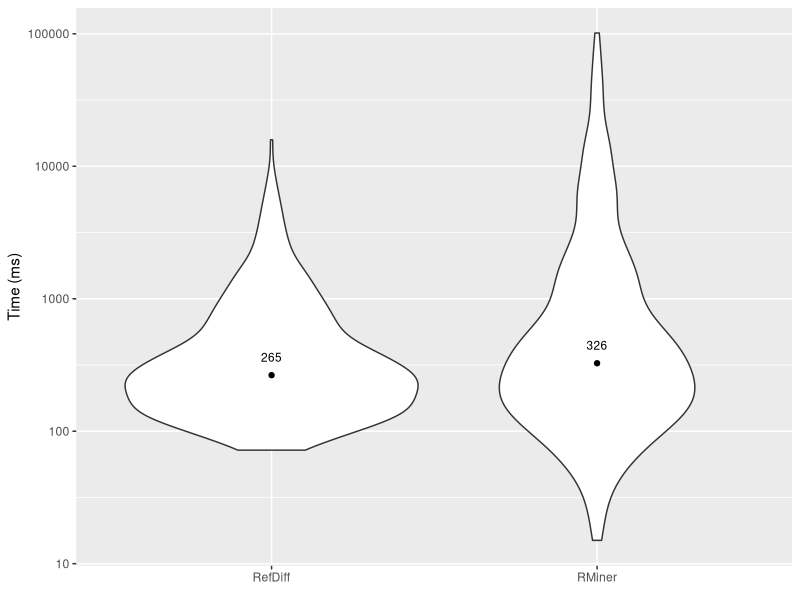

Generate this figure with R:
library(ggplot2)
library(plyr)

# disable scientific notation
options(scipen=999)

df=read.table("time.txt", header=TRUE)

# compute the median
dfMedian=ddply(df, .(tool), summarise, med = median(time))

ggplot(df, aes(x=tool, y=time)) + scale_y_log10() + ylab("Time (ms)") + xlab(element_blank()) +
  geom_violin() +
  stat_summary(fun.y="median", geom="point") +
  geom_text(data=dfMedian, aes(x=tool, y=med, label=med), size=3, vjust=-1.5)
